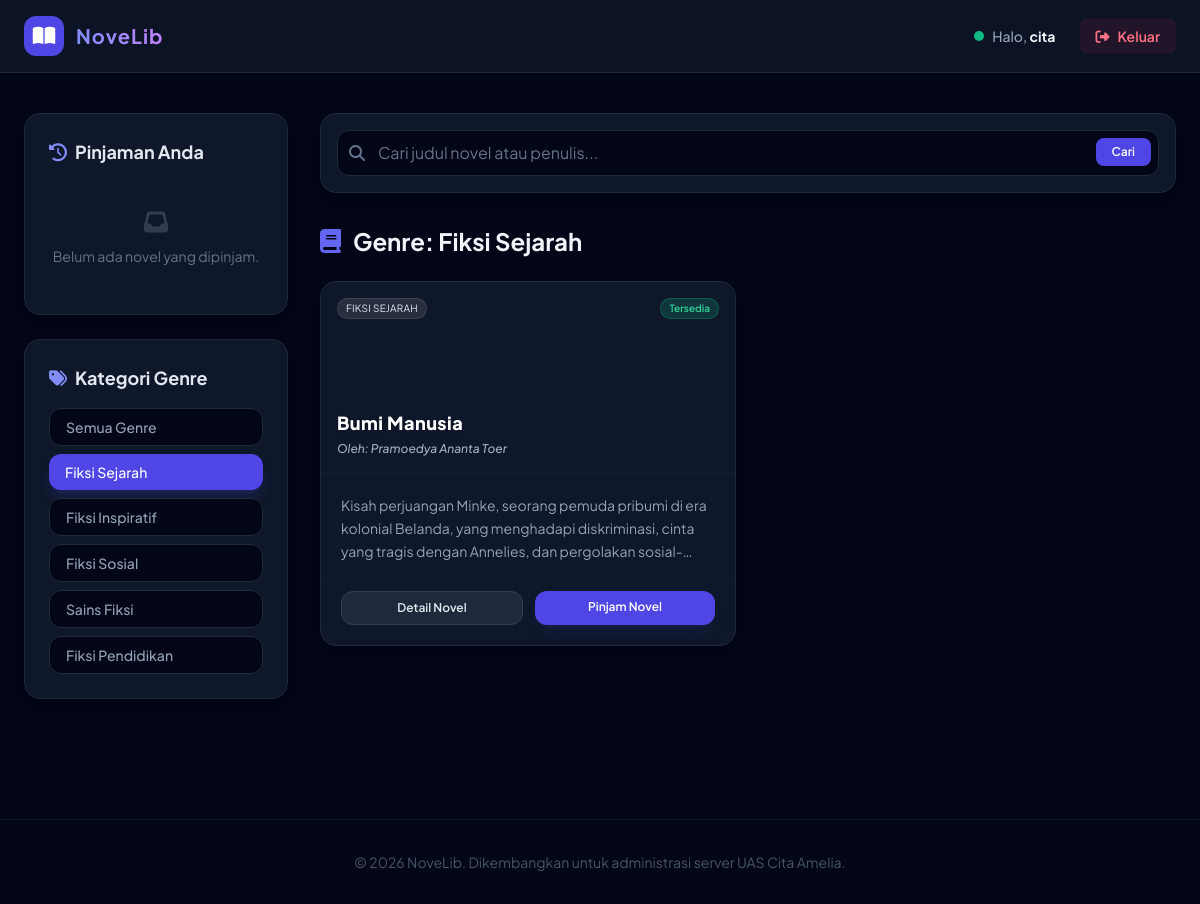
The app's page /Web_dinamis/index.php?genre=Fiksi Sejarah (signed in) with its own data.
### tables this page shows
CREATE TABLE IF NOT EXISTS novels (
    id INT AUTO_INCREMENT PRIMARY KEY,
    judul VARCHAR(150) NOT NULL,
    penulis VARCHAR(100) NOT NULL,
    penerbit VARCHAR(100) NOT NULL,
    tahun_terbit INT NOT NULL,
    genre VARCHAR(50) NOT NULL,
    sinopsis TEXT NOT NULL,
    cover_image VARCHAR(255) DEFAULT 'default_cover.jpg',
    status ENUM('tersedia', 'dipinjam') DEFAULT 'tersedia',
    created_at TIMESTAMP DEFAULT CURRENT_TIMESTAMP
);

### Web_dinamis/index.php (the view, shortened to what this page needs)
<?php
require_once 'config/koneksi.php';
$user_id = $_SESSION['user_id'];
$username = $_SESSION['username'];
$search = isset($_GET['search']) ? mysqli_real_escape_string($koneksi, trim($_GET['search'])) : '';
$genre_filter = isset($_GET['genre']) ? mysqli_real_escape_string($koneksi, trim($_GET['genre'])) : '';
$query = "SELECT * FROM novels WHERE 1=1";
if (!empty($genre_filter)) {
    $query .= " AND genre = '$genre_filter'";
}
$query .= " ORDER BY id DESC";
$novels_result = mysqli_query($koneksi, $query);
$genres_query = "SELECT DISTINCT genre FROM novels";
$genres_result = mysqli_query($koneksi, $genres_query);
$borrows_query = "SELECT p.*, n.judul, n.penulis FROM peminjaman p
                  JOIN novels n ON p.novel_id = n.id
                  WHERE p.user_id = $user_id AND p.status = 'dipinjam'";
$borrows_result = mysqli_query($koneksi, $borrows_query);
?>
<!DOCTYPE html>
<html lang="id">
<head>
    <script src="https://cdn.tailwindcss.com"></script>
    <link rel="stylesheet" href="https://cdnjs.cloudflare.com/ajax/libs/font-awesome/6.4.0/css/all.min.css">
</head>
<body class="bg-slate-950 text-slate-100 min-h-screen">
    <nav class="sticky top-0 bg-slate-900/80 backdrop-blur-md border-b border-slate-800 z-50">
        <div class="max-w-7xl mx-auto px-6 py-4 flex justify-between items-center">
            <div class="flex items-center gap-3">
                <div class="w-10 h-10 rounded-xl bg-indigo-600 flex items-center justify-center text-white text-xl">
                    <i class="fa-solid fa-book-open"></i>
                </div>
                <span class="text-xl font-bold tracking-wider bg-gradient-to-r from-indigo-400 to-purple-400 bg-clip-text text-transparent">NoveLib</span>
            </div>
            <div class="flex items-center gap-6">
                <div class="hidden md:flex items-center gap-2">
                    <span class="text-xs w-2.5 h-2.5 rounded-full bg-emerald-500 animate-pulse"></span>
                    <span class="text-sm font-medium text-slate-400">Halo, <strong class="text-slate-100"><?= htmlspecialchars($username); ?></strong></span>
                </div>
                <a href="logout.php" class="px-4 py-2 bg-rose-600/10 hover:bg-rose-600 text-rose-400 hover:text-white rounded-lg text-sm font-semibold transition-all duration-300">
                    <i class="fa-solid fa-right-from-bracket mr-2"></i>Keluar
                </a>
            </div>
        </div>
    </nav>
    <main class="max-w-7xl mx-auto px-6 py-10 grid grid-cols-1 lg:grid-cols-4 gap-8">
        <div class="lg:col-span-1 space-y-6">
            <div class="bg-slate-900 border border-slate-800 rounded-2xl p-6 shadow-xl">
                <h3 class="font-bold text-slate-200 text-lg mb-4 flex items-center gap-2">
                    <i class="fa-solid fa-clock-rotate-left text-indigo-400"></i> Pinjaman Anda
                </h3>
                <?php if (mysqli_num_rows($borrows_result) > 0) : ?>
                    <div class="space-y-4">
                        <?php while ($borrow = mysqli_fetch_assoc($borrows_result)) : ?>
                            <div class="p-3 bg-slate-950 border border-slate-800 rounded-xl space-y-1">
                                <h4 class="font-semibold text-slate-200 text-sm line-clamp-1"><?= htmlspecialchars($borrow['judul']); ?></h4>
                                <p class="text-xs text-slate-500">Oleh: <?= htmlspecialchars($borrow['penulis']); ?></p>
                                <div class="flex items-center justify-between pt-2">
                                    <span class="text-[10px] px-2 py-0.5 bg-indigo-500/10 text-indigo-400 border border-indigo-500/20 rounded-md">Dipinjam</span>
                                    <span class="text-[10px] text-slate-500">Tgl: <?= date('d M Y', strtotime($borrow['tanggal_pinjam'])); ?></span>
                                </div>
                            </div>
                        <?php endwhile; ?>
                    </div>
                <?php else : ?>
                    <div class="text-center py-6 text-slate-500 text-sm">
                        <i class="fa-solid fa-inbox text-2xl mb-2 block opacity-40"></i>
                        Belum ada novel yang dipinjam.
                    </div>
                <?php endif; ?>
            </div>
            <div class="bg-slate-900 border border-slate-800 rounded-2xl p-6 shadow-xl">
                <h3 class="font-bold text-slate-200 text-lg mb-4 flex items-center gap-2">
                    <i class="fa-solid fa-tags text-indigo-400"></i> Kategori Genre
                </h3>
                <div class="flex flex-wrap lg:flex-col gap-2">
                    <a href="index.php?search=<?= urlencode($search); ?>"
                        class="px-4 py-2 rounded-xl text-sm font-medium transition-all duration-300 <?= empty($genre_filter) ? 'bg-indigo-600 text-white shadow-lg shadow-indigo-600/20' : 'bg-slate-950 text-slate-400 hover:text-slate-200 hover:bg-slate-850 border border-slate-800' ?>">
                        Semua Genre
                    </a>
                    <?php while ($genre_row = mysqli_fetch_assoc($genres_result)) : ?>
                        <?php $g = $genre_row['genre']; ?>
                        <a href="index.php?genre=<?= urlencode($g); ?>&search=<?= urlencode($search); ?>"
                            class="px-4 py-2 rounded-xl text-sm font-medium transition-all duration-300 <?= $genre_filter === $g ? 'bg-indigo-600 text-white shadow-lg shadow-indigo-600/20' : 'bg-slate-950 text-slate-400 hover:text-slate-200 hover:bg-slate-850 border border-slate-800' ?>">
                            <?= htmlspecialchars($g); ?>
                        </a>
                    <?php endwhile; ?>
                </div>
            </div>
        </div>
        <div class="lg:col-span-3 space-y-8">
            <div class="flex flex-col md:flex-row gap-4 justify-between items-center bg-slate-900 border border-slate-800 p-4 rounded-2xl shadow-xl">
                <form action="" method="GET" class="w-full relative">
                    <span class="absolute inset-y-0 left-0 pl-3 flex items-center text-slate-500">
                        <i class="fa-solid fa-magnifying-glass"></i>
                    </span>
                    <input type="text" name="search" value="<?= htmlspecialchars($search); ?>"
                        class="w-full pl-10 pr-24 py-2.5 bg-slate-950 border border-slate-800 rounded-xl text-slate-200 placeholder-slate-500 focus:outline-none focus:ring-2 focus:ring-indigo-500 focus:border-transparent transition-all"
                        placeholder="Cari judul novel atau penulis...">
                    <button type="submit" class="absolute right-2 top-2 px-4 py-1.5 bg-indigo-600 hover:bg-indigo-700 text-white text-xs font-semibold rounded-lg transition-all">
                        Cari
                    </button>
                </form>
            </div>
            <div>
                <h2 class="text-2xl font-bold text-slate-100 mb-6 flex items-center gap-3">
                    <i class="fa-solid fa-book text-indigo-500"></i>
                    <?= empty($genre_filter) ? 'Semua Koleksi Novel' : 'Genre: ' . htmlspecialchars($genre_filter); ?>
                </h2>
                <?php if (mysqli_num_rows($novels_result) > 0) : ?>
                    <div class="grid grid-cols-1 sm:grid-cols-2 xl:grid-cols-3 gap-6">
                        <?php while ($novel = mysqli_fetch_assoc($novels_result)) : ?>
                            <div class="bg-slate-900 border border-slate-800 rounded-2xl overflow-hidden hover:border-slate-700 shadow-lg hover:shadow-2xl hover:-translate-y-1 transition-all duration-300 flex flex-col justify-between">
                                <div>
                                    <?php
                                        $hue = abs(crc32($novel['judul'])) % 360;
                                        $bg_style = "background: linear-gradient(135deg, hsl($hue, 70%, 20%) 0%, hsl(($hue + 60) % 360, 60%, 10%) 100%)";
                                    ?>
                                    <div style="<?= $bg_style; ?>" class="h-48 flex flex-col justify-between p-4 relative text-white border-b border-slate-800/40">
                                        <div class="flex justify-between items-start">
                                            <span class="text-[10px] px-2 py-0.5 bg-white/10 backdrop-blur-md rounded-full text-slate-200 border border-white/10 uppercase tracking-wide">
                                                <?= htmlspecialchars($novel['genre']); ?>
                                            </span>
                                            <?php if ($novel['status'] === 'tersedia') : ?>
                                                <span class="text-[10px] px-2 py-0.5 bg-emerald-500/20 text-emerald-400 border border-emerald-500/30 rounded-full font-semibold">Tersedia</span>
                                            <?php else: ?>
                                                <span class="text-[10px] px-2 py-0.5 bg-amber-500/20 text-amber-400 border border-amber-500/30 rounded-full font-semibold">Dipinjam</span>
                                            <?php endif; ?>
                                        </div>
                                        <div class="space-y-1">
                                            <h3 class="font-extrabold text-lg tracking-wide drop-shadow line-clamp-2"><?= htmlspecialchars($novel['judul']); ?></h3>
                                            <p class="text-xs text-slate-300/80 italic font-medium">Oleh: <?= htmlspecialchars($novel['penulis']); ?></p>
                                        </div>
                                    </div>
                                    <div class="p-5 space-y-3">
                                        <p class="text-sm text-slate-400 line-clamp-3 leading-relaxed">
                                            <?= htmlspecialchars($novel['sinopsis']); ?>
                                        </p>
                                    </div>
                                </div>
                                <div class="px-5 pb-5 pt-2 flex gap-3 border-t border-slate-800/30">
                                    <a href="detail.php?id=<?= $novel['id']; ?>"
                                        class="flex-1 py-2 text-center bg-slate-800 hover:bg-slate-750 text-slate-200 hover:text-white text-xs font-semibold rounded-xl border border-slate-700 transition-all">
                                        Detail Novel
                                    </a>
                                    <?php if ($novel['status'] === 'tersedia') : ?>
                                        <a href="pinjam.php?id=<?= $novel['id']; ?>"
                                            onclick="return confirm('Apakah Anda yakin ingin meminjam novel ini?')"
                                            class="flex-1 py-2 text-center bg-indigo-600 hover:bg-indigo-700 text-white text-xs font-semibold rounded-xl shadow-lg shadow-indigo-600/10 active:scale-[0.97] transition-all">
                                            Pinjam Novel
                                        </a>
                                    <?php endif; ?>
                                </div>
                            </div>
                        <?php endwhile; ?>
                    </div>
                <?php endif; ?>
            </div>
        </div>
    </main>
    <footer class="mt-20 border-t border-slate-900 bg-slate-950 py-8 text-center text-sm text-slate-600">
        <p>&copy; <?= date('Y'); ?> NoveLib. Dikembangkan untuk administrasi server UAS Cita Amelia.</p>
    </footer>
</body>
</html>

### Web_dinamis/index.php (style rules this page uses)
body { font-family: 'Plus Jakarta Sans', sans-serif; }

### records on screen
novels: genre "FIKSI SEJARAH", status "Tersedia", judul "Bumi Manusia", penulis "Pramoedya Ananta Toer", sinopsis "Kisah perjuangan Minke, seorang pemuda pribumi di era kolonial Belanda, yang menghadapi diskriminasi, cinta yang tragis dengan Annelies, dan…"

### other values on screen
$username "cita"
$g "Fiksi Sejarah"
$g "Fiksi Inspiratif"
$g "Fiksi Sosial"
$g "Sains Fiksi"
$g "Fiksi Pendidikan"
$genre_filter "Fiksi Sejarah"
